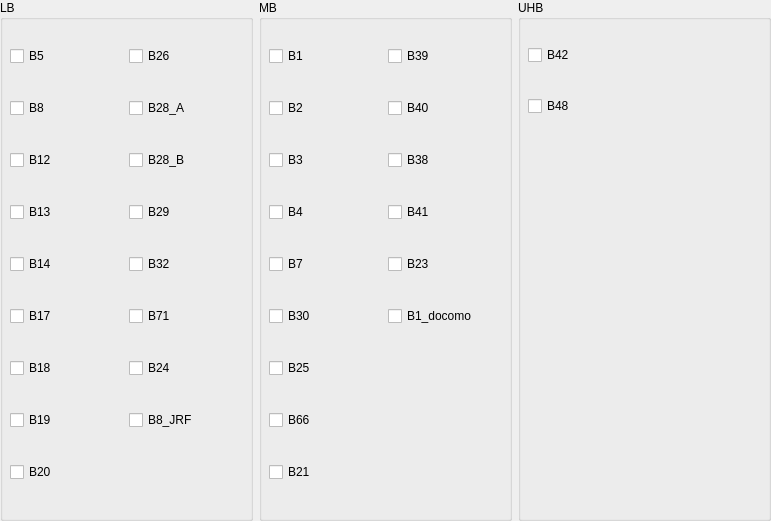
      <widget class="QWidget" name="page_lte">
       <property name="geometry">
        <rect>
         <x>0</x>
         <y>0</y>
         <width>771</width>
         <height>521</height>
        </rect>
       </property>
       <attribute name="label">
        <string>LTE</string>
       </attribute>
       <widget class="QWidget" name="layoutWidget">
        <property name="geometry">
         <rect>
          <x>0</x>
          <y>0</y>
          <width>771</width>
          <height>521</height>
         </rect>
        </property>
        <layout class="QHBoxLayout" name="horizontalLayout_bnads_lte">
         <item>
          <widget class="QGroupBox" name="groupBox_lb_lte">
           <property name="title">
            <string>LB</string>
           </property>
           <widget class="QWidget" name="layoutWidget_31">
            <property name="geometry">
             <rect>
              <x>10</x>
              <y>20</y>
              <width>231</width>
              <height>491</height>
             </rect>
            </property>
            <layout class="QGridLayout" name="gridLayout_lb_lte">
             <item row="0" column="0">
              <widget class="QCheckBox" name="b5_lte">
               <property name="text">
                <string>B5</string>
               </property>
              </widget>
             </item>
             <item row="0" column="1">
              <widget class="QCheckBox" name="b26_lte">
               <property name="text">
                <string>B26</string>
               </property>
              </widget>
             </item>
             <item row="1" column="0">
              <widget class="QCheckBox" name="b8_lte">
               <property name="text">
                <string>B8</string>
               </property>
              </widget>
             </item>
             <item row="1" column="1">
              <widget class="QCheckBox" name="b28_a_lte">
               <property name="enabled">
                <bool>true</bool>
               </property>
               <property name="statusTip">
                <string/>
               </property>
               <property name="text">
                <string>B28_A</string>
               </property>
               <property name="checkable">
                <bool>true</bool>
               </property>
               <property name="checked">
                <bool>false</bool>
               </property>
              </widget>
             </item>
             <item row="2" column="0">
              <widget class="QCheckBox" name="b12_lte">
               <property name="text">
                <string>B12</string>
               </property>
              </widget>
             </item>
             <item row="2" column="1">
              <widget class="QCheckBox" name="b28_b_lte">
               <property name="text">
                <string>B28_B</string>
               </property>
               <property name="checked">
                <bool>false</bool>
               </property>
              </widget>
             </item>
             <item row="3" column="0">
              <widget class="QCheckBox" name="b13_lte">
               <property name="text">
                <string>B13</string>
               </property>
              </widget>
             </item>
             <item row="3" column="1">
              <widget class="QCheckBox" name="b29_lte">
               <property name="text">
                <string>B29</string>
               </property>
              </widget>
             </item>
             <item row="4" column="0">
              <widget class="QCheckBox" name="b14_lte">
               <property name="text">
                <string>B14</string>
               </property>
              </widget>
             </item>
             <item row="4" column="1">
              <widget class="QCheckBox" name="b32_lte">
               <property name="text">
                <string>B32</string>
               </property>
              </widget>
             </item>
             <item row="5" column="0">
              <widget class="QCheckBox" name="b17_lte">
               <property name="text">
                <string>B17</string>
               </property>
              </widget>
             </item>
             <item row="5" column="1">
              <widget class="QCheckBox" name="b71_lte">
               <property name="text">
                <string>B71</string>
               </property>
              </widget>
             </item>
             <item row="6" column="0">
              <widget class="QCheckBox" name="b18_lte">
               <property name="text">
                <string>B18</string>
               </property>
              </widget>
             </item>
             <item row="7" column="0">
              <widget class="QCheckBox" name="b19_lte">
               <property name="text">
                <string>B19</string>
               </property>
              </widget>
             </item>
             <item row="8" column="0">
              <widget class="QCheckBox" name="b20_lte">
               <property name="text">
                <string>B20</string>
               </property>
              </widget>
             </item>
             <item row="6" column="1">
              <widget class="QCheckBox" name="b24_lte">
               <property name="text">
                <string>B24</string>
               </property>
              </widget>
             </item>
             <item row="7" column="1">
              <widget class="QCheckBox" name="b8_jrf_lte">
               <property name="text">
                <string>B8_JRF</string>
               </property>
              </widget>
             </item>
            </layout>
           </widget>
          </widget>
         </item>
         <item>
          <widget class="QGroupBox" name="groupBox_mb_lte">
           <property name="title">
            <string>MB</string>
           </property>
           <widget class="QWidget" name="layoutWidget_4">
            <property name="geometry">
             <rect>
              <x>10</x>
              <y>20</y>
              <width>231</width>
              <height>491</height>
             </rect>
            </property>
            <layout class="QGridLayout" name="gridLayout_mb_lte">
             <item row="2" column="1">
              <widget class="QCheckBox" name="b38_lte">
               <property name="text">
                <string>B38</string>
               </property>
              </widget>
             </item>
             <item row="0" column="1">
              <widget class="QCheckBox" name="b39_lte">
               <property name="enabled">
                <bool>true</bool>
               </property>
               <property name="statusTip">
                <string/>
               </property>
               <property name="text">
                <string>B39</string>
               </property>
               <property name="checkable">
                <bool>true</bool>
               </property>
               <property name="checked">
                <bool>false</bool>
               </property>
              </widget>
             </item>
             <item row="7" column="0">
              <widget class="QCheckBox" name="b66_lte">
               <property name="text">
                <string>B66</string>
               </property>
              </widget>
             </item>
             <item row="8" column="0">
              <widget class="QCheckBox" name="b21_lte">
               <property name="text">
                <string>B21</string>
               </property>
              </widget>
             </item>
             <item row="4" column="0">
              <widget class="QCheckBox" name="b7_lte">
               <property name="text">
                <string>B7</string>
               </property>
              </widget>
             </item>
             <item row="6" column="0">
              <widget class="QCheckBox" name="b25_lte">
               <property name="text">
                <string>B25</string>
               </property>
              </widget>
             </item>
             <item row="0" column="0">
              <widget class="QCheckBox" name="b1_lte">
               <property name="text">
                <string>B1</string>
               </property>
              </widget>
             </item>
             <item row="1" column="0">
              <widget class="QCheckBox" name="b2_lte">
               <property name="text">
                <string>B2</string>
               </property>
              </widget>
             </item>
             <item row="1" column="1">
              <widget class="QCheckBox" name="b40_lte">
               <property name="text">
                <string>B40</string>
               </property>
               <property name="checked">
                <bool>false</bool>
               </property>
              </widget>
             </item>
             <item row="3" column="1">
              <widget class="QCheckBox" name="b41_lte">
               <property name="text">
                <string>B41</string>
               </property>
              </widget>
             </item>
             <item row="5" column="0">
              <widget class="QCheckBox" name="b30_lte">
               <property name="text">
                <string>B30</string>
               </property>
              </widget>
             </item>
             <item row="2" column="0">
              <widget class="QCheckBox" name="b3_lte">
               <property name="text">
                <string>B3</string>
               </property>
              </widget>
             </item>
             <item row="4" column="1">
              <widget class="QCheckBox" name="b23_lte">
               <property name="text">
                <string>B23</string>
               </property>
              </widget>
             </item>
             <item row="3" column="0">
              <widget class="QCheckBox" name="b4_lte">
               <property name="text">
                <string>B4</string>
               </property>
              </widget>
             </item>
             <item row="5" column="1">
              <widget class="QCheckBox" name="b1_docomo_lte">
               <property name="text">
                <string>B1_docomo</string>
               </property>
              </widget>
             </item>
            </layout>
           </widget>
          </widget>
         </item>
         <item>
          <widget class="QGroupBox" name="groupBox_uhb_lte">
           <property name="title">
            <string>UHB</string>
           </property>
           <widget class="QWidget" name="layoutWidget_5">
            <property name="geometry">
             <rect>
              <x>10</x>
              <y>20</y>
              <width>231</width>
              <height>121</height>
             </rect>
            </property>
            <layout class="QGridLayout" name="gridLayout_uhb_lte">
             <item row="1" column="0">
              <widget class="QCheckBox" name="b48_lte">
               <property name="text">
                <string>B48</string>
               </property>
              </widget>
             </item>
             <item row="0" column="0">
              <widget class="QCheckBox" name="b42_lte">
               <property name="text">
                <string>B42</string>
               </property>
              </widget>
             </item>
            </layout>
           </widget>
          </widget>
         </item>
        </layout>
       </widget>
      </widget>
